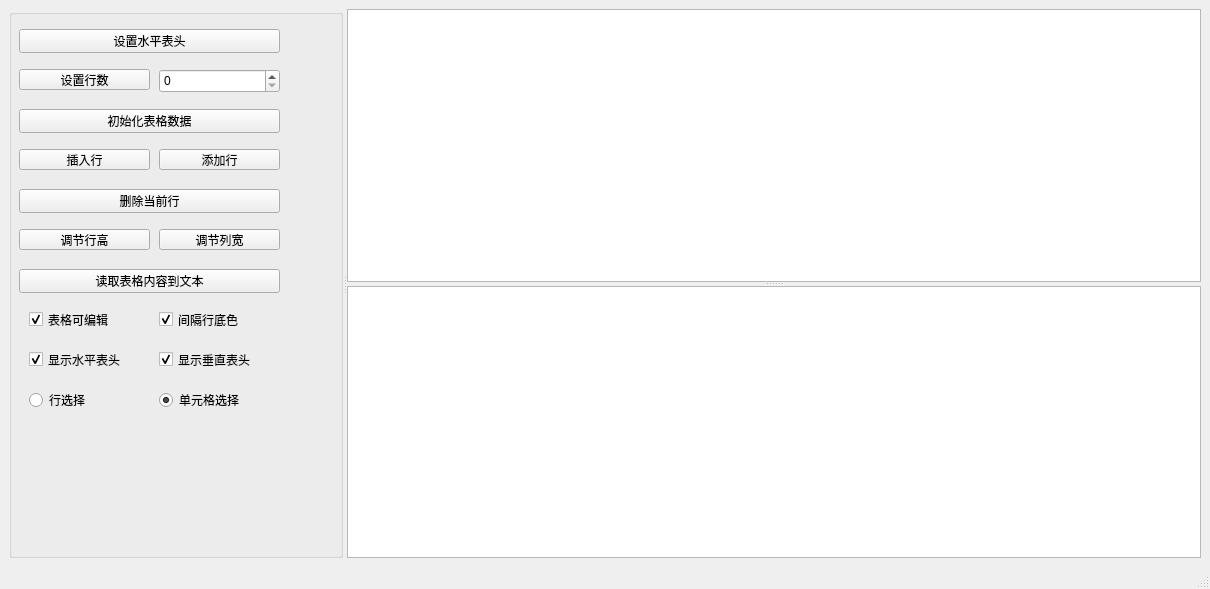
<?xml version="1.0" encoding="UTF-8"?>
<ui version="4.0">
 <class>MainWindow</class>
 <widget class="QMainWindow" name="MainWindow">
  <property name="geometry">
   <rect>
    <x>0</x>
    <y>0</y>
    <width>1210</width>
    <height>589</height>
   </rect>
  </property>
  <property name="windowTitle">
   <string>MainWindow</string>
  </property>
  <widget class="QWidget" name="centralwidget">
   <layout class="QGridLayout" name="gridLayout">
    <item row="0" column="0">
     <widget class="QSplitter" name="splitter_2">
      <property name="orientation">
       <enum>Qt::Horizontal</enum>
      </property>
      <widget class="QGroupBox" name="groupBox">
       <property name="title">
        <string/>
       </property>
       <widget class="QPushButton" name="pushButton_header">
        <property name="geometry">
         <rect>
          <x>10</x>
          <y>20</y>
          <width>261</width>
          <height>24</height>
         </rect>
        </property>
        <property name="text">
         <string>设置水平表头</string>
        </property>
       </widget>
       <widget class="QPushButton" name="pushButton_row_set">
        <property name="geometry">
         <rect>
          <x>10</x>
          <y>60</y>
          <width>131</width>
          <height>21</height>
         </rect>
        </property>
        <property name="text">
         <string>设置行数</string>
        </property>
       </widget>
       <widget class="QPushButton" name="pushButton_row_insert">
        <property name="geometry">
         <rect>
          <x>10</x>
          <y>140</y>
          <width>131</width>
          <height>21</height>
         </rect>
        </property>
        <property name="text">
         <string>插入行</string>
        </property>
       </widget>
       <widget class="QPushButton" name="pushButton_row_append">
        <property name="geometry">
         <rect>
          <x>150</x>
          <y>140</y>
          <width>121</width>
          <height>21</height>
         </rect>
        </property>
        <property name="text">
         <string>添加行</string>
        </property>
       </widget>
       <widget class="QPushButton" name="pushButton_init">
        <property name="geometry">
         <rect>
          <x>10</x>
          <y>100</y>
          <width>261</width>
          <height>24</height>
         </rect>
        </property>
        <property name="text">
         <string>初始化表格数据</string>
        </property>
       </widget>
       <widget class="QPushButton" name="pushButton_row_delete">
        <property name="geometry">
         <rect>
          <x>10</x>
          <y>180</y>
          <width>261</width>
          <height>24</height>
         </rect>
        </property>
        <property name="text">
         <string>删除当前行</string>
        </property>
       </widget>
       <widget class="QPushButton" name="pushButton_row_adjust">
        <property name="geometry">
         <rect>
          <x>10</x>
          <y>220</y>
          <width>131</width>
          <height>21</height>
         </rect>
        </property>
        <property name="text">
         <string>调节行高</string>
        </property>
       </widget>
       <widget class="QPushButton" name="pushButton_column_adjust">
        <property name="geometry">
         <rect>
          <x>150</x>
          <y>220</y>
          <width>121</width>
          <height>21</height>
         </rect>
        </property>
        <property name="text">
         <string>调节列宽</string>
        </property>
       </widget>
       <widget class="QPushButton" name="pushButton_read">
        <property name="geometry">
         <rect>
          <x>10</x>
          <y>260</y>
          <width>261</width>
          <height>24</height>
         </rect>
        </property>
        <property name="text">
         <string>读取表格内容到文本</string>
        </property>
       </widget>
       <widget class="QCheckBox" name="checkBox_editable">
        <property name="geometry">
         <rect>
          <x>20</x>
          <y>300</y>
          <width>121</width>
          <height>21</height>
         </rect>
        </property>
        <property name="text">
         <string>表格可编辑</string>
        </property>
        <property name="checked">
         <bool>true</bool>
        </property>
       </widget>
       <widget class="QCheckBox" name="checkBox_color">
        <property name="geometry">
         <rect>
          <x>150</x>
          <y>300</y>
          <width>121</width>
          <height>21</height>
         </rect>
        </property>
        <property name="text">
         <string>间隔行底色</string>
        </property>
        <property name="checked">
         <bool>true</bool>
        </property>
       </widget>
       <widget class="QCheckBox" name="checkBox_header">
        <property name="geometry">
         <rect>
          <x>20</x>
          <y>340</y>
          <width>121</width>
          <height>21</height>
         </rect>
        </property>
        <property name="text">
         <string>显示水平表头</string>
        </property>
        <property name="checked">
         <bool>true</bool>
        </property>
       </widget>
       <widget class="QCheckBox" name="checkBox_vHeader">
        <property name="geometry">
         <rect>
          <x>150</x>
          <y>340</y>
          <width>121</width>
          <height>21</height>
         </rect>
        </property>
        <property name="text">
         <string>显示垂直表头</string>
        </property>
        <property name="checked">
         <bool>true</bool>
        </property>
       </widget>
       <widget class="QRadioButton" name="radioButton_row_select">
        <property name="geometry">
         <rect>
          <x>20</x>
          <y>380</y>
          <width>97</width>
          <height>22</height>
         </rect>
        </property>
        <property name="text">
         <string>行选择</string>
        </property>
       </widget>
       <widget class="QRadioButton" name="radioButton_item_select">
        <property name="geometry">
         <rect>
          <x>150</x>
          <y>380</y>
          <width>97</width>
          <height>22</height>
         </rect>
        </property>
        <property name="text">
         <string>单元格选择</string>
        </property>
        <property name="checked">
         <bool>true</bool>
        </property>
       </widget>
       <widget class="QSpinBox" name="spinBox">
        <property name="geometry">
         <rect>
          <x>150</x>
          <y>60</y>
          <width>121</width>
          <height>24</height>
         </rect>
        </property>
       </widget>
      </widget>
      <widget class="QSplitter" name="splitter">
       <property name="orientation">
        <enum>Qt::Vertical</enum>
       </property>
       <widget class="QTableWidget" name="tableWidget">
        <property name="showDropIndicator" stdset="0">
         <bool>true</bool>
        </property>
        <property name="showGrid">
         <bool>true</bool>
        </property>
       </widget>
       <widget class="QPlainTextEdit" name="plainTextEdit"/>
      </widget>
     </widget>
    </item>
   </layout>
  </widget>
  <widget class="QStatusBar" name="statusbar"/>
 </widget>
 <resources/>
 <connections/>
</ui>
